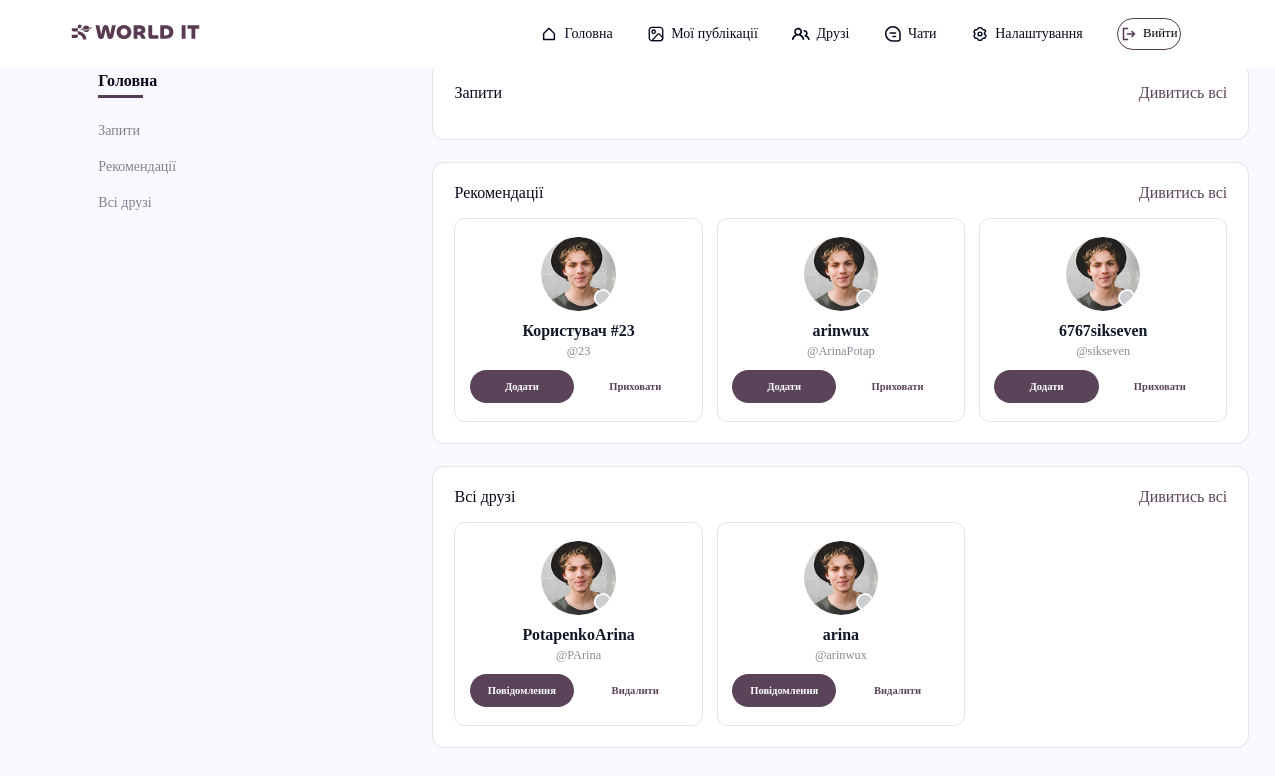
The app's page /friends/ (signed in) with its own data.
### user_app/models.py (models this page shows)
class User(AbstractUser):
    username = models.CharField(
        max_length= 150,
        blank= True,
        null= True
    )
    email = models.EmailField(
        unique= True
    )
    USERNAME_FIELD = 'email'
    REQUIRED_FIELDS = []

### user_app/views.py (the view)
# urls.py: path('friends/', FriendTemplateView.as_view(), name='friends'),
class FriendTemplateView(LoginRequiredMixin, TemplateView):
    template_name = 'user_app/friends.html'
    def get_context_data(self, **kwargs):
        context = super().get_context_data(**kwargs)
        user = self.request.user
        context['friend_requests'] = get_user_by_section(user, 'requests')
        context['recommendations'] = get_user_by_section(user, 'recommendations')
        context['friends'] = get_user_by_section(user, 'friends')
        return context

### user_app/templates/user_app/friends.html (shortened to what this page needs)
{% extends 'base.html' %}
{% load static %}
{% block links %}
    <link rel="stylesheet" href="{% static 'user_app/css/side_panel.css' %}">
    <link rel="stylesheet" href="{% static 'user_app/css/friends.css' %}">
    <link rel="stylesheet" href="{% static 'css/base.css' %}">
{% endblock links %}
{% block side-panel %}
    <div class="friends-panel">
        <h3 class="sidebar-main-link active-link" data-target="main">
            Головна
            <hr>
        </h3>
        <p class="see-all-btn" data-target="requests">Запити</p>
        <p class="see-all-btn" data-target="recommendations">Рекомендації</p>
        <p class="see-all-btn" data-target="friends">Всі друзі</p>
    </div>
{% endblock %}
{% block content %}
    <section class="friends-container-section" data-action-url="{% url 'handle_friendship' %}">
        {% include 'user_app/particles/friends_request.html' %}
        {% include 'user_app/particles/friend_recommendations.html' %}
        {% include 'user_app/particles/all_friends.html' %}
    </section>
{% endblock content %}

### user_app/templates/user_app/particles/friend_recommendations.html (shortened to what this page needs)
{% load static %}
<section class="recommendations-section" id="sec-recommendations">
    <div class="row-bar">
        <h2>Рекомендації</h2>
        <p class="see-all-btn" data-target="recommendations">Дивитись всі</p>
    </div>
    <div class="cards-container">
        {% for profile in recommendations %}
            <a href="{% url 'user_profile' username=profile.username|default:profile.id %}" style="text-decoration: none; width: 100%; color: inherit;">
                <div class="friend-card user-card" data-user-id="{{ profile.id }}" data-username="{{ profile.username|default:profile.id }}">
                    <img src="{% if profile.avatar %}{{ profile.avatar.url }}{% else %}{% static 'icons/User1.png' %}{% endif %}" alt="User">
                    <div class="friend-info">
                        <h1>
                            {% if profile.first_name or profile.last_name %}
                                {{ profile.first_name }} {{ profile.last_name }}
                            {% else %}
                                Користувач #{{ profile.id }}
                            {% endif %}
                        </h1>
                        <h3>@{{ profile.username|default:profile.id }}</h3>
                    </div>
                    <div class="buttons-container">
                        <button class="add-btn friend-btn" type="button">Додати</button>
                        <button class="remove-rec-btn friend-btn" type="button" onclick="event.stopPropagation(); event.preventDefault();" data-id="{{ profile.id }}">Приховати</button>
                    </div>
                </div>
            </a>
        {% endfor %}
    </div>
</section>

### user_app/templates/user_app/particles/all_friends.html (shortened to what this page needs)
{% load static %}
<section class="friends-section" id="sec-friends">
    <div class="row-bar">
        <h2>Всі друзі</h2>
        <p class="see-all-btn" data-target="friends">Дивитись всі</p>
    </div>
    <div class="cards-container">
        {% for friend in friends %}
            <a href="{% url 'user_profile' username=friend.username|default:friend.id %}" style="text-decoration: none; width: 100%; color: inherit;">
                <div class="friend-card user-card" data-user-id="{{ friend.id }}" data-username="{{ friend.username|default:friend.id }}">
                    <img src="{% if friend.avatar %}{{ friend.avatar.url }}{% else %}{% static 'icons/User1.png' %}{% endif %}" alt="User">
                    <div class="friend-info">
                        <h1>
                            {% if friend.first_name or friend.last_name %}
                                {{ friend.first_name }} {{ friend.last_name }}
                            {% else %}
                                Користувач #{{ friend.id }}
                            {% endif %}
                        </h1>
                        <h3>@{{ friend.username|default:friend.id }}</h3>
                    </div>
                    <div class="buttons-container">
                        <button class="msg-btn" type="button">Повідомлення</button>
                        <button class="remove-friend-btn friend-btn" type="button">Видалити</button>
                    </div>
                </div>
            </a>
        {% endfor %}
    </div>
</section>

### static/css/base.css (style rules this page uses)
* { padding: 0; margin: 0; box-sizing: border-box; text-decoration: none; font-family: 'GT Walsheim Pro'; }
body { background-color: #FAF8FF; font-family: 'GT Walsheim Pro'; }

### user_app/static/user_app/css/side_panel.css (style rules this page uses)
.friends-panel { display: flex; flex-direction: column; justify-content: flex-start; align-items: flex-start; width: 100%; border: none; background-color: transparent; padding: 10px 0; margin: 0 !important; }
.friends-panel h3 { position: relative; font-size: 16px; font-weight: 700; color: #070A1C; margin: 0 0 15px 0; padding: 0 0 8px 0; width: 100%; text-align: left; }
.friends-panel h3 hr { position: absolute; bottom: 0; left: 0; width: 45px; border: none; height: 3px; background-color: #543C52; margin: 0; }
.friends-panel p, .friends-panel a { font-size: 14px; font-weight: 500; color: #81818D; width: 100%; padding: 10px 0; cursor: pointer; transition: all 0.2s ease-in-out; margin: 0; text-align: left; display: block; text-decoration: none; }

### user_app/static/user_app/css/friends.css (style rules this page uses)
* { font-family: "GT Walsheim Pro", sans-serif; box-sizing: border-box; margin: 0; padding: 0; text-decoration: none; }
body { background-color: #FAF8FF !important; width: 100vw; overflow-x: hidden; }
.friends-container-section { display: flex; flex-direction: column; gap: 1.73vw; margin-right: 66px !important; width: 64.09vw; overflow-y: auto; scrollbar-width: none; }
.requests-section, .recommendations-section, .friends-section { background: #FFFFFF; border: 1px solid #E3E3E8; border-radius: 0.97vw; padding: 1.66vw; display: flex; flex-direction: column; margin-right: 0 !important; gap: 1.25vw; transition: all 0.3s ease-in-out; width: 100%; }
.row-bar { display: flex; justify-content: space-between; align-items: center; width: 100%; }
.row-bar h2 { font-size: 16px; font-weight: 500; color: #070A1C; margin: 0; }
.row-bar p { font-size: 16px; font-weight: 500; color: #5B445A; cursor: pointer; margin: 0; }
.cards-container { display: grid; grid-template-columns: repeat(3, 1fr); justify-content: start; gap: 1.11vw; width: 100%; }
.friend-card { display: flex; flex-direction: column; align-items: center; background: #FFFFFF; border: 1px solid #E2E2E7; margin: 0; width: 100%; height: 15.97vw; border-radius: 0.83vw; padding: 1.38vw 1.11vw; transition: transform 0.3s ease, box-shadow 0.3s ease, opacity 0.3s ease; }
.friend-card img { height: 5.83vw; border-radius: 50%; object-fit: cover; margin-bottom: 0.83vw; background-color: #f3f3f3; flex-shrink: 0; }
.friend-info { width: 100%; }
.friend-info h1 { font-size: 1.25vw; font-weight: 700; color: #111827; margin: 0; text-align: center; white-space: nowrap; overflow: hidden; text-overflow: ellipsis; }
.friend-info h3 { font-size: 0.97vw; font-weight: 500; color: #8A8A96; margin: 0.34vw 0 0 0; text-align: center; }
.buttons-container { display: flex; gap: 0.69vw; margin-top: auto; width: 100%; }
.buttons-container button { flex: 1; height: 2.63vw; border-radius: 6.87vw; font-size: 0.83vw; font-weight: 600; cursor: pointer; border: none; transition: all 0.2s ease; }
.accept-btn, .add-btn, .msg-btn { background: #5B445A; color: #FFFFFF; }
.reject-btn, .remove-rec-btn, .remove-friend-btn { background: #FFFFFF; color: #5B445A; border: 0.1vw solid #5B445A; }

### records on screen
User: id "23", username "23"
User: first_name "arinwux", username "ArinaPotap"
User: first_name "6767sikseven", username "sikseven"
User: first_name "PotapenkoArina", username "PArina"
User: first_name "arina", username "arinwux"
